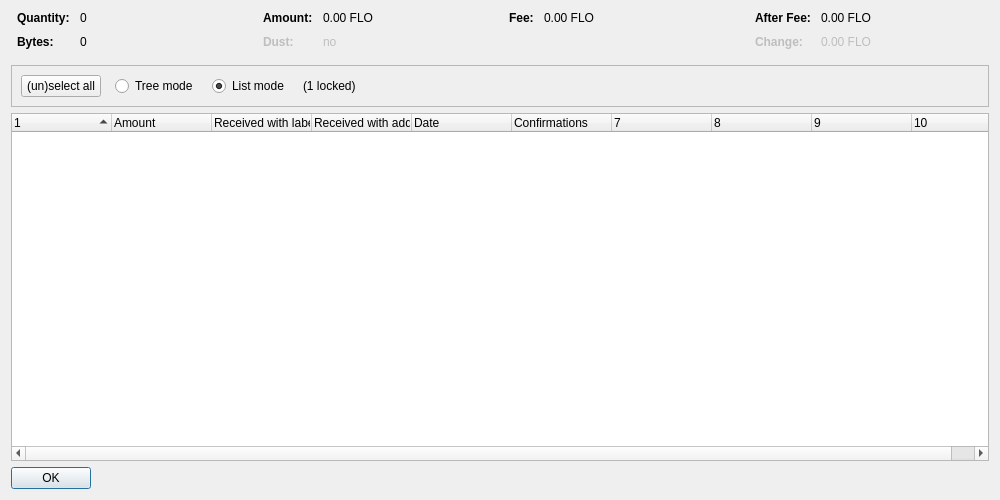
<?xml version="1.0" encoding="UTF-8"?>
<ui version="4.0">
 <class>CoinControlDialog</class>
 <widget class="QDialog" name="CoinControlDialog">
  <property name="geometry">
   <rect>
    <x>0</x>
    <y>0</y>
    <width>1000</width>
    <height>500</height>
   </rect>
  </property>
  <property name="windowTitle">
   <string>Coin Selection</string>
  </property>
  <layout class="QVBoxLayout" name="verticalLayout">
   <item>
    <layout class="QHBoxLayout" name="horizontalLayoutTop" stretch="0,0,0,0">
     <property name="topMargin">
      <number>0</number>
     </property>
     <property name="bottomMargin">
      <number>10</number>
     </property>
     <item>
      <layout class="QFormLayout" name="formLayoutCoinControl1">
       <property name="horizontalSpacing">
        <number>10</number>
       </property>
       <property name="verticalSpacing">
        <number>10</number>
       </property>
       <property name="leftMargin">
        <number>6</number>
       </property>
       <property name="rightMargin">
        <number>6</number>
       </property>
       <item row="0" column="0">
        <widget class="QLabel" name="labelCoinControlQuantityText">
         <property name="font">
          <font>
           <weight>75</weight>
           <bold>true</bold>
          </font>
         </property>
         <property name="text">
          <string>Quantity:</string>
         </property>
        </widget>
       </item>
       <item row="0" column="1">
        <widget class="QLabel" name="labelCoinControlQuantity">
         <property name="cursor">
          <cursorShape>IBeamCursor</cursorShape>
         </property>
         <property name="contextMenuPolicy">
          <enum>Qt::ActionsContextMenu</enum>
         </property>
         <property name="text">
          <string notr="true">0</string>
         </property>
         <property name="textInteractionFlags">
          <set>Qt::LinksAccessibleByMouse|Qt::TextSelectableByKeyboard|Qt::TextSelectableByMouse</set>
         </property>
        </widget>
       </item>
       <item row="1" column="0">
        <widget class="QLabel" name="labelCoinControlBytesText">
         <property name="font">
          <font>
           <weight>75</weight>
           <bold>true</bold>
          </font>
         </property>
         <property name="text">
          <string>Bytes:</string>
         </property>
        </widget>
       </item>
       <item row="1" column="1">
        <widget class="QLabel" name="labelCoinControlBytes">
         <property name="cursor">
          <cursorShape>IBeamCursor</cursorShape>
         </property>
         <property name="contextMenuPolicy">
          <enum>Qt::ActionsContextMenu</enum>
         </property>
         <property name="text">
          <string notr="true">0</string>
         </property>
         <property name="textInteractionFlags">
          <set>Qt::LinksAccessibleByMouse|Qt::TextSelectableByKeyboard|Qt::TextSelectableByMouse</set>
         </property>
        </widget>
       </item>
      </layout>
     </item>
     <item>
      <layout class="QFormLayout" name="formLayoutCoinControl2">
       <property name="horizontalSpacing">
        <number>10</number>
       </property>
       <property name="verticalSpacing">
        <number>10</number>
       </property>
       <property name="leftMargin">
        <number>6</number>
       </property>
       <property name="rightMargin">
        <number>6</number>
       </property>
       <item row="0" column="0">
        <widget class="QLabel" name="labelCoinControlAmountText">
         <property name="font">
          <font>
           <weight>75</weight>
           <bold>true</bold>
          </font>
         </property>
         <property name="text">
          <string>Amount:</string>
         </property>
        </widget>
       </item>
       <item row="0" column="1">
        <widget class="QLabel" name="labelCoinControlAmount">
         <property name="cursor">
          <cursorShape>IBeamCursor</cursorShape>
         </property>
         <property name="contextMenuPolicy">
          <enum>Qt::ActionsContextMenu</enum>
         </property>
         <property name="text">
          <string notr="true">0.00 FLO</string>
         </property>
         <property name="textInteractionFlags">
          <set>Qt::LinksAccessibleByMouse|Qt::TextSelectableByKeyboard|Qt::TextSelectableByMouse</set>
         </property>
        </widget>
       </item>
       <item row="1" column="0">
        <widget class="QLabel" name="labelCoinControlLowOutputText">
         <property name="enabled">
          <bool>false</bool>
         </property>
         <property name="font">
          <font>
           <weight>75</weight>
           <bold>true</bold>
          </font>
         </property>
         <property name="text">
          <string>Dust:</string>
         </property>
        </widget>
       </item>
       <item row="1" column="1">
        <widget class="QLabel" name="labelCoinControlLowOutput">
         <property name="enabled">
          <bool>false</bool>
         </property>
         <property name="cursor">
          <cursorShape>IBeamCursor</cursorShape>
         </property>
         <property name="contextMenuPolicy">
          <enum>Qt::ActionsContextMenu</enum>
         </property>
         <property name="text">
          <string notr="true">no</string>
         </property>
         <property name="textInteractionFlags">
          <set>Qt::LinksAccessibleByMouse|Qt::TextSelectableByKeyboard|Qt::TextSelectableByMouse</set>
         </property>
        </widget>
       </item>
      </layout>
     </item>
     <item>
      <layout class="QFormLayout" name="formLayoutCoinControl3">
       <property name="horizontalSpacing">
        <number>10</number>
       </property>
       <property name="verticalSpacing">
        <number>10</number>
       </property>
       <property name="leftMargin">
        <number>6</number>
       </property>
       <property name="rightMargin">
        <number>6</number>
       </property>
       <item row="0" column="0">
        <widget class="QLabel" name="labelCoinControlFeeText">
         <property name="font">
          <font>
           <weight>75</weight>
           <bold>true</bold>
          </font>
         </property>
         <property name="text">
          <string>Fee:</string>
         </property>
        </widget>
       </item>
       <item row="0" column="1">
        <widget class="QLabel" name="labelCoinControlFee">
         <property name="cursor">
          <cursorShape>IBeamCursor</cursorShape>
         </property>
         <property name="contextMenuPolicy">
          <enum>Qt::ActionsContextMenu</enum>
         </property>
         <property name="text">
          <string notr="true">0.00 FLO</string>
         </property>
         <property name="textInteractionFlags">
          <set>Qt::LinksAccessibleByMouse|Qt::TextSelectableByKeyboard|Qt::TextSelectableByMouse</set>
         </property>
        </widget>
       </item>
      </layout>
     </item>
     <item>
      <layout class="QFormLayout" name="formLayoutCoinControl4">
       <property name="horizontalSpacing">
        <number>10</number>
       </property>
       <property name="verticalSpacing">
        <number>10</number>
       </property>
       <property name="leftMargin">
        <number>6</number>
       </property>
       <property name="rightMargin">
        <number>6</number>
       </property>
       <item row="0" column="0">
        <widget class="QLabel" name="labelCoinControlAfterFeeText">
         <property name="font">
          <font>
           <weight>75</weight>
           <bold>true</bold>
          </font>
         </property>
         <property name="text">
          <string>After Fee:</string>
         </property>
        </widget>
       </item>
       <item row="0" column="1">
        <widget class="QLabel" name="labelCoinControlAfterFee">
         <property name="cursor">
          <cursorShape>IBeamCursor</cursorShape>
         </property>
         <property name="contextMenuPolicy">
          <enum>Qt::ActionsContextMenu</enum>
         </property>
         <property name="text">
          <string notr="true">0.00 FLO</string>
         </property>
         <property name="textInteractionFlags">
          <set>Qt::LinksAccessibleByMouse|Qt::TextSelectableByKeyboard|Qt::TextSelectableByMouse</set>
         </property>
        </widget>
       </item>
       <item row="1" column="0">
        <widget class="QLabel" name="labelCoinControlChangeText">
         <property name="enabled">
          <bool>false</bool>
         </property>
         <property name="font">
          <font>
           <weight>75</weight>
           <bold>true</bold>
          </font>
         </property>
         <property name="text">
          <string>Change:</string>
         </property>
        </widget>
       </item>
       <item row="1" column="1">
        <widget class="QLabel" name="labelCoinControlChange">
         <property name="enabled">
          <bool>false</bool>
         </property>
         <property name="cursor">
          <cursorShape>IBeamCursor</cursorShape>
         </property>
         <property name="contextMenuPolicy">
          <enum>Qt::ActionsContextMenu</enum>
         </property>
         <property name="text">
          <string notr="true">0.00 FLO</string>
         </property>
         <property name="textInteractionFlags">
          <set>Qt::LinksAccessibleByMouse|Qt::TextSelectableByKeyboard|Qt::TextSelectableByMouse</set>
         </property>
        </widget>
       </item>
      </layout>
     </item>
    </layout>
   </item>
   <item>
    <widget class="QFrame" name="frame">
     <property name="minimumSize">
      <size>
       <width>0</width>
       <height>40</height>
      </size>
     </property>
     <property name="frameShape">
      <enum>QFrame::StyledPanel</enum>
     </property>
     <property name="frameShadow">
      <enum>QFrame::Sunken</enum>
     </property>
     <layout class="QHBoxLayout" name="horizontalLayout">
      <item>
       <layout class="QHBoxLayout" name="horizontalLayoutPanel" stretch="0,0,0,0,0">
        <property name="spacing">
         <number>14</number>
        </property>
        <item>
         <widget class="QPushButton" name="pushButtonSelectAll">
          <property name="sizePolicy">
           <sizepolicy hsizetype="Maximum" vsizetype="Fixed">
            <horstretch>0</horstretch>
            <verstretch>0</verstretch>
           </sizepolicy>
          </property>
          <property name="text">
           <string>(un)select all</string>
          </property>
          <property name="autoDefault">
           <bool>false</bool>
          </property>
         </widget>
        </item>
        <item>
         <widget class="QRadioButton" name="radioTreeMode">
          <property name="sizePolicy">
           <sizepolicy hsizetype="Maximum" vsizetype="Fixed">
            <horstretch>0</horstretch>
            <verstretch>0</verstretch>
           </sizepolicy>
          </property>
          <property name="text">
           <string>Tree mode</string>
          </property>
         </widget>
        </item>
        <item>
         <widget class="QRadioButton" name="radioListMode">
          <property name="sizePolicy">
           <sizepolicy hsizetype="Maximum" vsizetype="Fixed">
            <horstretch>0</horstretch>
            <verstretch>0</verstretch>
           </sizepolicy>
          </property>
          <property name="text">
           <string>List mode</string>
          </property>
          <property name="checked">
           <bool>true</bool>
          </property>
         </widget>
        </item>
        <item>
         <widget class="QLabel" name="labelLocked">
          <property name="text">
           <string notr="true">(1 locked)</string>
          </property>
         </widget>
        </item>
        <item>
         <spacer name="horizontalSpacer">
          <property name="orientation">
           <enum>Qt::Horizontal</enum>
          </property>
          <property name="sizeHint" stdset="0">
           <size>
            <width>40</width>
            <height>20</height>
           </size>
          </property>
         </spacer>
        </item>
       </layout>
      </item>
     </layout>
    </widget>
   </item>
   <item>
    <widget class="CoinControlTreeWidget" name="treeWidget">
     <property name="contextMenuPolicy">
      <enum>Qt::CustomContextMenu</enum>
     </property>
     <property name="sortingEnabled">
      <bool>false</bool>
     </property>
     <property name="columnCount">
      <number>10</number>
     </property>
     <attribute name="headerShowSortIndicator" stdset="0">
      <bool>true</bool>
     </attribute>
     <attribute name="headerStretchLastSection">
      <bool>false</bool>
     </attribute>
     <column>
      <property name="text">
       <string/>
      </property>
     </column>
     <column>
      <property name="text">
       <string>Amount</string>
      </property>
     </column>
     <column>
      <property name="text">
       <string>Received with label</string>
      </property>
     </column>
     <column>
      <property name="text">
       <string>Received with address</string>
      </property>
     </column>
     <column>
      <property name="text">
       <string>Date</string>
      </property>
     </column>
     <column>
      <property name="text">
       <string>Confirmations</string>
      </property>
      <property name="toolTip">
       <string>Confirmed</string>
      </property>
     </column>
     <column>
      <property name="text">
       <string/>
      </property>
     </column>
     <column>
      <property name="text">
       <string/>
      </property>
     </column>
     <column>
      <property name="text">
       <string/>
      </property>
     </column>
     <column>
      <property name="text">
       <string/>
      </property>
     </column>
    </widget>
   </item>
   <item>
    <widget class="QDialogButtonBox" name="buttonBox">
     <property name="sizePolicy">
      <sizepolicy hsizetype="Maximum" vsizetype="Fixed">
       <horstretch>0</horstretch>
       <verstretch>0</verstretch>
      </sizepolicy>
     </property>
     <property name="orientation">
      <enum>Qt::Horizontal</enum>
     </property>
     <property name="standardButtons">
      <set>QDialogButtonBox::Ok</set>
     </property>
    </widget>
   </item>
  </layout>
 </widget>
 <customwidgets>
  <customwidget>
   <class>CoinControlTreeWidget</class>
   <extends>QTreeWidget</extends>
   <header>coincontroltreewidget.h</header>
  </customwidget>
 </customwidgets>
 <resources/>
 <connections/>
</ui>
